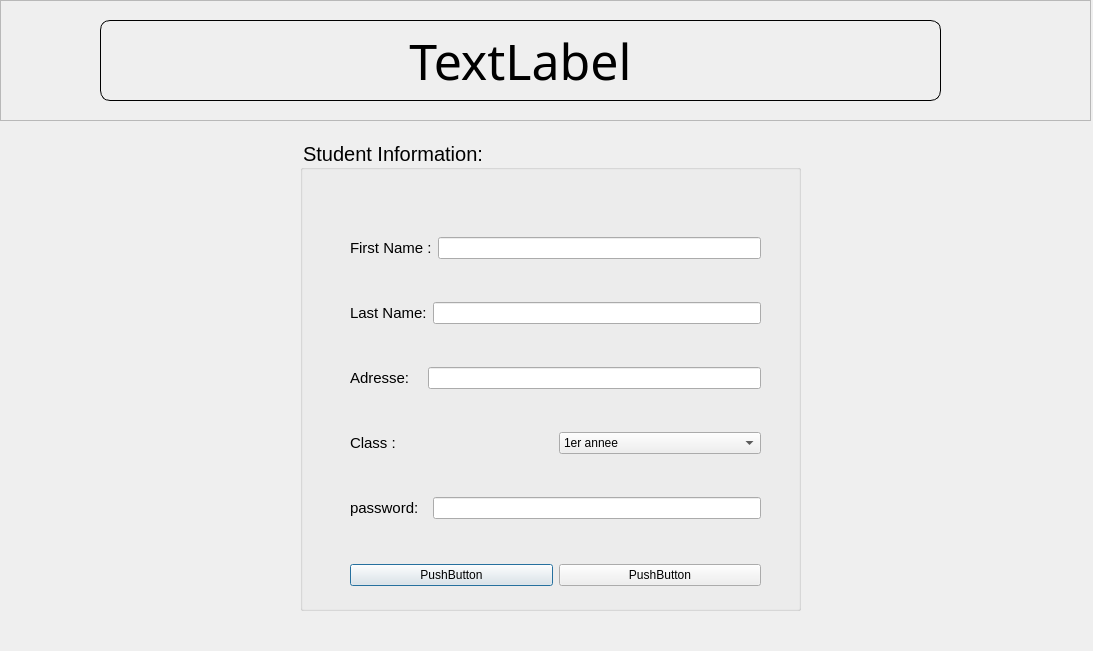
<?xml version="1.0" encoding="UTF-8"?>
<ui version="4.0">
 <class>addstudent</class>
 <widget class="QDialog" name="addstudent">
  <property name="geometry">
   <rect>
    <x>0</x>
    <y>0</y>
    <width>1093</width>
    <height>651</height>
   </rect>
  </property>
  <property name="windowTitle">
   <string>Dialog</string>
  </property>
  <widget class="QFrame" name="frame">
   <property name="geometry">
    <rect>
     <x>0</x>
     <y>0</y>
     <width>1091</width>
     <height>121</height>
    </rect>
   </property>
   <property name="frameShape">
    <enum>QFrame::StyledPanel</enum>
   </property>
   <property name="frameShadow">
    <enum>QFrame::Raised</enum>
   </property>
   <widget class="QLabel" name="title">
    <property name="geometry">
     <rect>
      <x>100</x>
      <y>20</y>
      <width>841</width>
      <height>81</height>
     </rect>
    </property>
    <property name="font">
     <font>
      <family>Niagara Engraved</family>
      <pointsize>-1</pointsize>
     </font>
    </property>
    <property name="styleSheet">
     <string notr="true">#title{

font-size:50px;
border: 1px solid black;
border-radius: 10% ;

}</string>
    </property>
    <property name="text">
     <string>TextLabel</string>
    </property>
    <property name="alignment">
     <set>Qt::AlignCenter</set>
    </property>
   </widget>
  </widget>
  <widget class="QGroupBox" name="groupBox">
   <property name="geometry">
    <rect>
     <x>300</x>
     <y>140</y>
     <width>501</width>
     <height>471</height>
    </rect>
   </property>
   <property name="styleSheet">
    <string notr="true">#groupBox{
font-size:20px;
sont-style:bolder;
}</string>
   </property>
   <property name="title">
    <string>Student Information:</string>
   </property>
   <widget class="QWidget" name="layoutWidget">
    <property name="geometry">
     <rect>
      <x>50</x>
      <y>60</y>
      <width>411</width>
      <height>361</height>
     </rect>
    </property>
    <layout class="QVBoxLayout" name="verticalLayout">
     <item>
      <layout class="QHBoxLayout" name="horizontalLayout">
       <item>
        <widget class="QLabel" name="label">
         <property name="styleSheet">
          <string notr="true">#label{
font-size:15px;
}</string>
         </property>
         <property name="text">
          <string>First Name :</string>
         </property>
        </widget>
       </item>
       <item>
        <widget class="QLineEdit" name="lineEdit"/>
       </item>
      </layout>
     </item>
     <item>
      <layout class="QHBoxLayout" name="horizontalLayout_2">
       <item>
        <widget class="QLabel" name="label_2">
         <property name="styleSheet">
          <string notr="true">#label_2{
font-size:15px;
}</string>
         </property>
         <property name="text">
          <string>Last Name:</string>
         </property>
        </widget>
       </item>
       <item>
        <widget class="QLineEdit" name="lineEdit_2"/>
       </item>
      </layout>
     </item>
     <item>
      <layout class="QHBoxLayout" name="horizontalLayout_3">
       <item>
        <widget class="QLabel" name="label_3">
         <property name="styleSheet">
          <string notr="true">#label_3{
font-size:15px;
}</string>
         </property>
         <property name="text">
          <string>Adresse:   </string>
         </property>
        </widget>
       </item>
       <item>
        <widget class="QLineEdit" name="lineEdit_3"/>
       </item>
      </layout>
     </item>
     <item>
      <layout class="QHBoxLayout" name="horizontalLayout_4">
       <item>
        <widget class="QLabel" name="label_4">
         <property name="styleSheet">
          <string notr="true">#label_4{
font-size:15px;
}</string>
         </property>
         <property name="text">
          <string>Class :</string>
         </property>
        </widget>
       </item>
       <item>
        <widget class="QComboBox" name="comboBox">
         <property name="styleSheet">
          <string notr="true">#comboBox{
broder-radius:10%;
}</string>
         </property>
         <item>
          <property name="text">
           <string>1er annee</string>
          </property>
         </item>
         <item>
          <property name="text">
           <string>2eme</string>
          </property>
         </item>
         <item>
          <property name="text">
           <string>3eme</string>
          </property>
         </item>
         <item>
          <property name="text">
           <string>4eme</string>
          </property>
         </item>
         <item>
          <property name="text">
           <string>5eme</string>
          </property>
         </item>
        </widget>
       </item>
      </layout>
     </item>
     <item>
      <layout class="QHBoxLayout" name="horizontalLayout_5">
       <item>
        <widget class="QLabel" name="label_5">
         <property name="styleSheet">
          <string notr="true">#label_5{
font-size:15px;
}</string>
         </property>
         <property name="text">
          <string>password:  </string>
         </property>
        </widget>
       </item>
       <item>
        <widget class="QLineEdit" name="lineEdit_5">
         <property name="inputMethodHints">
          <set>Qt::ImhHiddenText</set>
         </property>
         <property name="text">
          <string/>
         </property>
        </widget>
       </item>
      </layout>
     </item>
    </layout>
   </widget>
   <widget class="QWidget" name="layoutWidget">
    <property name="geometry">
     <rect>
      <x>50</x>
      <y>420</y>
      <width>411</width>
      <height>30</height>
     </rect>
    </property>
    <layout class="QHBoxLayout" name="horizontalLayout_6">
     <item>
      <widget class="QPushButton" name="submit">
       <property name="text">
        <string>PushButton</string>
       </property>
      </widget>
     </item>
     <item>
      <widget class="QPushButton" name="clear">
       <property name="text">
        <string>PushButton</string>
       </property>
      </widget>
     </item>
    </layout>
   </widget>
  </widget>
 </widget>
 <resources/>
 <connections/>
</ui>
